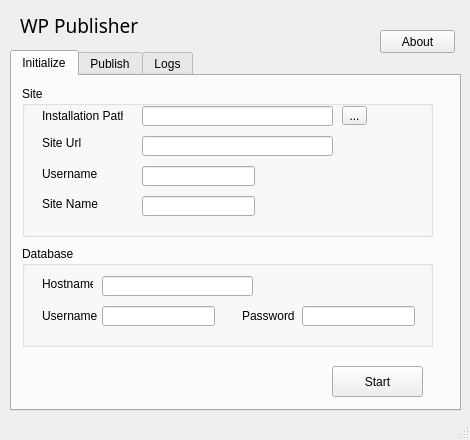
<?xml version="1.0" encoding="UTF-8"?>
<ui version="4.0">
 <author>rs@mage.me.uk</author>
 <class>MainWindow</class>
 <widget class="QMainWindow" name="MainWindow">
  <property name="geometry">
   <rect>
    <x>0</x>
    <y>0</y>
    <width>470</width>
    <height>440</height>
   </rect>
  </property>
  <property name="windowTitle">
   <string>WP Publisher</string>
  </property>
  <widget class="QWidget" name="centralWidget">
   <widget class="QLabel" name="project_title_and_version">
    <property name="geometry">
     <rect>
      <x>20</x>
      <y>10</y>
      <width>151</width>
      <height>31</height>
     </rect>
    </property>
    <property name="font">
     <font>
      <family>Franklin Gothic Medium</family>
      <pointsize>14</pointsize>
     </font>
    </property>
    <property name="text">
     <string>WP Publisher</string>
    </property>
   </widget>
   <widget class="QTabWidget" name="main_tab">
    <property name="geometry">
     <rect>
      <x>10</x>
      <y>50</y>
      <width>451</width>
      <height>361</height>
     </rect>
    </property>
    <property name="styleSheet">
     <string notr="true"/>
    </property>
    <property name="currentIndex">
     <number>0</number>
    </property>
    <widget class="QWidget" name="initialize_tab">
     <attribute name="title">
      <string>Initialize</string>
     </attribute>
     <widget class="QGroupBox" name="installation_site_group_box">
      <property name="geometry">
       <rect>
        <x>10</x>
        <y>10</y>
        <width>411</width>
        <height>151</height>
       </rect>
      </property>
      <property name="title">
       <string>Site</string>
      </property>
      <widget class="QToolButton" name="installation_path_file_selector">
       <property name="geometry">
        <rect>
         <x>320</x>
         <y>20</y>
         <width>25</width>
         <height>19</height>
        </rect>
       </property>
       <property name="text">
        <string>...</string>
       </property>
      </widget>
      <widget class="QLineEdit" name="installation_path_text">
       <property name="geometry">
        <rect>
         <x>120</x>
         <y>20</y>
         <width>191</width>
         <height>20</height>
        </rect>
       </property>
      </widget>
      <widget class="QLabel" name="installation_path_label">
       <property name="geometry">
        <rect>
         <x>20</x>
         <y>20</y>
         <width>81</width>
         <height>20</height>
        </rect>
       </property>
       <property name="text">
        <string>Installation Path</string>
       </property>
      </widget>
      <widget class="QLabel" name="installation_username_label">
       <property name="geometry">
        <rect>
         <x>20</x>
         <y>80</y>
         <width>71</width>
         <height>16</height>
        </rect>
       </property>
       <property name="text">
        <string>Username</string>
       </property>
      </widget>
      <widget class="QLineEdit" name="installation_username_text">
       <property name="geometry">
        <rect>
         <x>120</x>
         <y>80</y>
         <width>113</width>
         <height>20</height>
        </rect>
       </property>
      </widget>
      <widget class="QLineEdit" name="installation_site_name_text">
       <property name="geometry">
        <rect>
         <x>120</x>
         <y>110</y>
         <width>113</width>
         <height>20</height>
        </rect>
       </property>
      </widget>
      <widget class="QLabel" name="installation_site_name">
       <property name="geometry">
        <rect>
         <x>20</x>
         <y>110</y>
         <width>61</width>
         <height>16</height>
        </rect>
       </property>
       <property name="text">
        <string>Site Name</string>
       </property>
      </widget>
      <widget class="QLabel" name="installation_site_url">
       <property name="geometry">
        <rect>
         <x>20</x>
         <y>50</y>
         <width>47</width>
         <height>13</height>
        </rect>
       </property>
       <property name="text">
        <string>Site Url</string>
       </property>
      </widget>
      <widget class="QLineEdit" name="installation_site_url_text">
       <property name="geometry">
        <rect>
         <x>120</x>
         <y>50</y>
         <width>191</width>
         <height>20</height>
        </rect>
       </property>
       <property name="toolTip">
        <string>Add the url that will be used for the wordpress site (e.g. example.com)</string>
       </property>
       <property name="dragEnabled">
        <bool>false</bool>
       </property>
       <property name="clearButtonEnabled">
        <bool>false</bool>
       </property>
      </widget>
     </widget>
     <widget class="QGroupBox" name="installation_database_group_box">
      <property name="geometry">
       <rect>
        <x>10</x>
        <y>170</y>
        <width>411</width>
        <height>101</height>
       </rect>
      </property>
      <property name="title">
       <string>Database</string>
      </property>
      <widget class="QLabel" name="installation_database_hostname_label">
       <property name="geometry">
        <rect>
         <x>20</x>
         <y>30</y>
         <width>51</width>
         <height>16</height>
        </rect>
       </property>
       <property name="text">
        <string>Hostname</string>
       </property>
      </widget>
      <widget class="QLineEdit" name="installation_database_hostname_text">
       <property name="geometry">
        <rect>
         <x>80</x>
         <y>30</y>
         <width>151</width>
         <height>20</height>
        </rect>
       </property>
      </widget>
      <widget class="QLineEdit" name="installation_database_password_text">
       <property name="geometry">
        <rect>
         <x>280</x>
         <y>60</y>
         <width>113</width>
         <height>20</height>
        </rect>
       </property>
      </widget>
      <widget class="QLineEdit" name="installation_database_username_text">
       <property name="geometry">
        <rect>
         <x>80</x>
         <y>60</y>
         <width>113</width>
         <height>20</height>
        </rect>
       </property>
      </widget>
      <widget class="QLabel" name="installation_database_username_label">
       <property name="geometry">
        <rect>
         <x>20</x>
         <y>60</y>
         <width>61</width>
         <height>20</height>
        </rect>
       </property>
       <property name="text">
        <string>Username</string>
       </property>
      </widget>
      <widget class="QLabel" name="installation_database_password_label">
       <property name="geometry">
        <rect>
         <x>220</x>
         <y>60</y>
         <width>61</width>
         <height>20</height>
        </rect>
       </property>
       <property name="text">
        <string>Password</string>
       </property>
      </widget>
     </widget>
     <widget class="QPushButton" name="installation_start_button">
      <property name="geometry">
       <rect>
        <x>320</x>
        <y>290</y>
        <width>91</width>
        <height>31</height>
       </rect>
      </property>
      <property name="text">
       <string>Start</string>
      </property>
     </widget>
    </widget>
    <widget class="QWidget" name="publish_tab">
     <attribute name="title">
      <string>Publish</string>
     </attribute>
     <widget class="QGroupBox" name="publish_host_group_box">
      <property name="geometry">
       <rect>
        <x>10</x>
        <y>100</y>
        <width>401</width>
        <height>131</height>
       </rect>
      </property>
      <property name="title">
       <string>Host</string>
      </property>
      <widget class="QLabel" name="publish_api_key_label">
       <property name="geometry">
        <rect>
         <x>20</x>
         <y>30</y>
         <width>47</width>
         <height>13</height>
        </rect>
       </property>
       <property name="text">
        <string>API Key</string>
       </property>
      </widget>
      <widget class="QLineEdit" name="publish_api_key_text">
       <property name="geometry">
        <rect>
         <x>110</x>
         <y>30</y>
         <width>271</width>
         <height>20</height>
        </rect>
       </property>
      </widget>
      <widget class="QLabel" name="publish_installation_path_label">
       <property name="geometry">
        <rect>
         <x>20</x>
         <y>60</y>
         <width>91</width>
         <height>16</height>
        </rect>
       </property>
       <property name="text">
        <string>Installation Path</string>
       </property>
      </widget>
      <widget class="QLineEdit" name="publish_installation_path_text">
       <property name="geometry">
        <rect>
         <x>110</x>
         <y>60</y>
         <width>231</width>
         <height>20</height>
        </rect>
       </property>
      </widget>
      <widget class="QToolButton" name="publish_installation_path_selector">
       <property name="geometry">
        <rect>
         <x>350</x>
         <y>60</y>
         <width>25</width>
         <height>19</height>
        </rect>
       </property>
       <property name="text">
        <string>...</string>
       </property>
      </widget>
      <widget class="QLabel" name="publish_site_url_label">
       <property name="geometry">
        <rect>
         <x>20</x>
         <y>90</y>
         <width>71</width>
         <height>16</height>
        </rect>
       </property>
       <property name="text">
        <string>Site Url</string>
       </property>
      </widget>
      <widget class="QLineEdit" name="publish_site_url_text">
       <property name="geometry">
        <rect>
         <x>110</x>
         <y>90</y>
         <width>271</width>
         <height>20</height>
        </rect>
       </property>
      </widget>
     </widget>
     <widget class="QPushButton" name="publish_start_button">
      <property name="geometry">
       <rect>
        <x>320</x>
        <y>290</y>
        <width>91</width>
        <height>31</height>
       </rect>
      </property>
      <property name="text">
       <string>Start</string>
      </property>
     </widget>
    </widget>
    <widget class="QWidget" name="logs_tab">
     <attribute name="title">
      <string>Logs</string>
     </attribute>
     <widget class="QGroupBox" name="logs_output_group_box">
      <property name="geometry">
       <rect>
        <x>10</x>
        <y>10</y>
        <width>411</width>
        <height>321</height>
       </rect>
      </property>
      <property name="title">
       <string>Output</string>
      </property>
      <widget class="QTextBrowser" name="logs_output_text_box">
       <property name="geometry">
        <rect>
         <x>10</x>
         <y>20</y>
         <width>391</width>
         <height>291</height>
        </rect>
       </property>
       <property name="cursor" stdset="0">
        <cursorShape>IBeamCursor</cursorShape>
       </property>
       <property name="html">
        <string>&lt;!DOCTYPE HTML PUBLIC &quot;-//W3C//DTD HTML 4.0//EN&quot; &quot;http://www.w3.org/TR/REC-html40/strict.dtd&quot;&gt;
&lt;html&gt;&lt;head&gt;&lt;meta name=&quot;qrichtext&quot; content=&quot;1&quot; /&gt;&lt;style type=&quot;text/css&quot;&gt;
p, li { white-space: pre-wrap; }
&lt;/style&gt;&lt;/head&gt;&lt;body style=&quot; font-family:'MS Shell Dlg 2'; font-size:8.25pt; font-weight:400; font-style:normal;&quot;&gt;
&lt;p style=&quot;-qt-paragraph-type:empty; margin-top:0px; margin-bottom:0px; margin-left:0px; margin-right:0px; -qt-block-indent:0; text-indent:0px;&quot;&gt;&lt;br /&gt;&lt;/p&gt;&lt;/body&gt;&lt;/html&gt;</string>
       </property>
      </widget>
     </widget>
    </widget>
   </widget>
   <widget class="QPushButton" name="about_button">
    <property name="geometry">
     <rect>
      <x>380</x>
      <y>30</y>
      <width>75</width>
      <height>23</height>
     </rect>
    </property>
    <property name="text">
     <string>About</string>
    </property>
   </widget>
  </widget>
  <widget class="QStatusBar" name="statusBar"/>
  <action name="actionAbout">
   <property name="text">
    <string>About</string>
   </property>
  </action>
 </widget>
 <layoutdefault spacing="6" margin="11"/>
 <tabstops>
  <tabstop>main_tab</tabstop>
  <tabstop>installation_path_text</tabstop>
  <tabstop>installation_path_file_selector</tabstop>
  <tabstop>installation_site_url_text</tabstop>
  <tabstop>installation_username_text</tabstop>
  <tabstop>installation_site_name_text</tabstop>
  <tabstop>installation_database_hostname_text</tabstop>
  <tabstop>installation_database_username_text</tabstop>
  <tabstop>installation_database_password_text</tabstop>
  <tabstop>installation_start_button</tabstop>
  <tabstop>publish_api_key_text</tabstop>
  <tabstop>publish_installation_path_text</tabstop>
  <tabstop>publish_installation_path_selector</tabstop>
  <tabstop>publish_site_url_text</tabstop>
  <tabstop>publish_start_button</tabstop>
  <tabstop>logs_output_text_box</tabstop>
  <tabstop>about_button</tabstop>
 </tabstops>
 <resources/>
 <connections/>
</ui>
